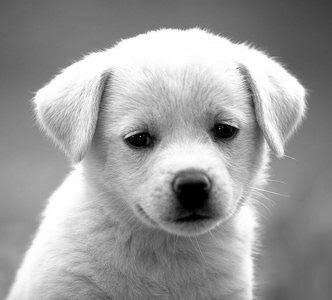
#> input picture DeepLearning/images.jpg, 332 x 300 px, given in place of Lenna.png, which was not available
$ jupyter execute --allow-errors LabCV.ipynb
#> lines starting #> are read from the running program, lines starting #| are printed output that depends on the picture; pictures that were not available may be replaced by others from this repository, and a replacement may not be noted
[cell 1]
import numpy as np
import cv2
import matplotlib.pyplot as plt

[cell 2]
image = cv2.imread('Lenna.png')
#> image is the input picture: shape (300, 332, 3); min 0, max 255, mean 155.7
plt.imshow(image)
plt.show()

[cell 3]
rgb = cv2.cvtColor(image, cv2.COLOR_BGR2RGB)
plt.imshow(rgb)
plt.show()

[cell 4]
# Isi variabel rgb
rgb

[cell 5]
rgb_clone = rgb.copy()
rgb_clone[50:,50:,0] = 0
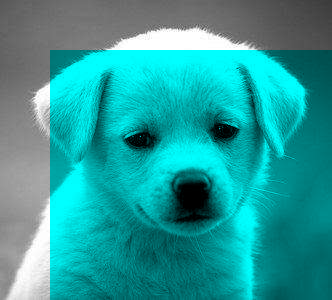
#> rgb_clone: shape (300, 332, 3); mean R, G, B 40.5, 155.7, 155.7
rgb_clone[100:,20:,1] = 0
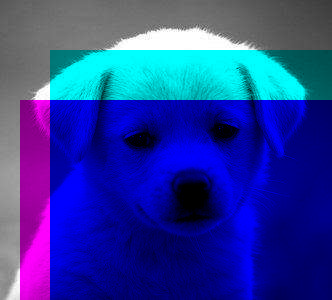
#> rgb_clone: shape (300, 332, 3); mean R, G, B 40.5, 58.3, 155.7
plt.imshow(rgb_clone)

[cell 6]
# Resizing
resized = cv2.resize(rgb, (1000, 1000), interpolation= cv2.INTER_AREA)
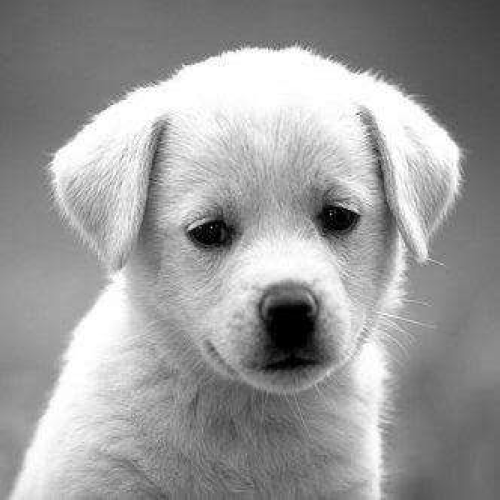
#> resized: shape (1000, 1000, 3) (shown at 1/2 size); min 0, max 255, mean 155.7
print("Shape: ", resized.shape)
#| Shape:  (1000, 1000, 3)
plt.imshow(resized)
plt.show()

[cell 7]
norm_rgb = rgb / 255.0
print(norm_rgb)
#> (printed output is left out)
print(cv2.cvtColor)

[cell 8]
#Kernel:
x_kernel = np.array([[1.0, 0.0, -1.0],
                     [2.0, 0.0, -2.0],
                     [1.0, 0.0, -1.0]])

y_kernel = np.array([[1.0, 2.0, 1.0],
                     [0.0, 0.0, 0.0],
                     [-1.0, -2.0, -1.0]])

[cell 9]
x_rgb = cv2.filter2D(src=rgb, ddepth=-1, kernel=x_kernel)
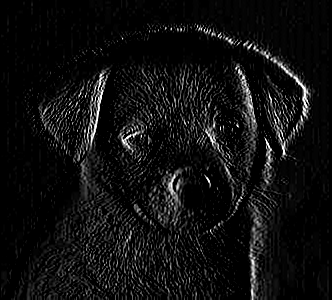
#> x_rgb: shape (300, 332, 3); min 0, max 255, mean 15.9
y_rgb = cv2.filter2D(src=rgb, ddepth=-1, kernel=y_kernel)
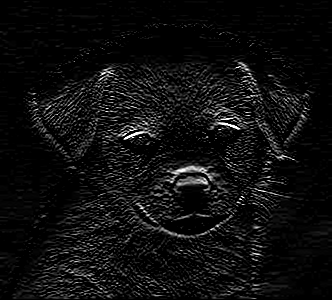
#> y_rgb: shape (300, 332, 3); min 0, max 255, mean 14.7

plt.figure(figsize=(22,14))
plt.subplot(1, 4, 1), plt.imshow(rgb), plt.title('Original')
plt.subplot(1,4,2), plt.imshow(x_rgb), plt.title('x_rgb')
plt.subplot(1,4,3), plt.imshow(y_rgb), plt.title('Y_rgb')
